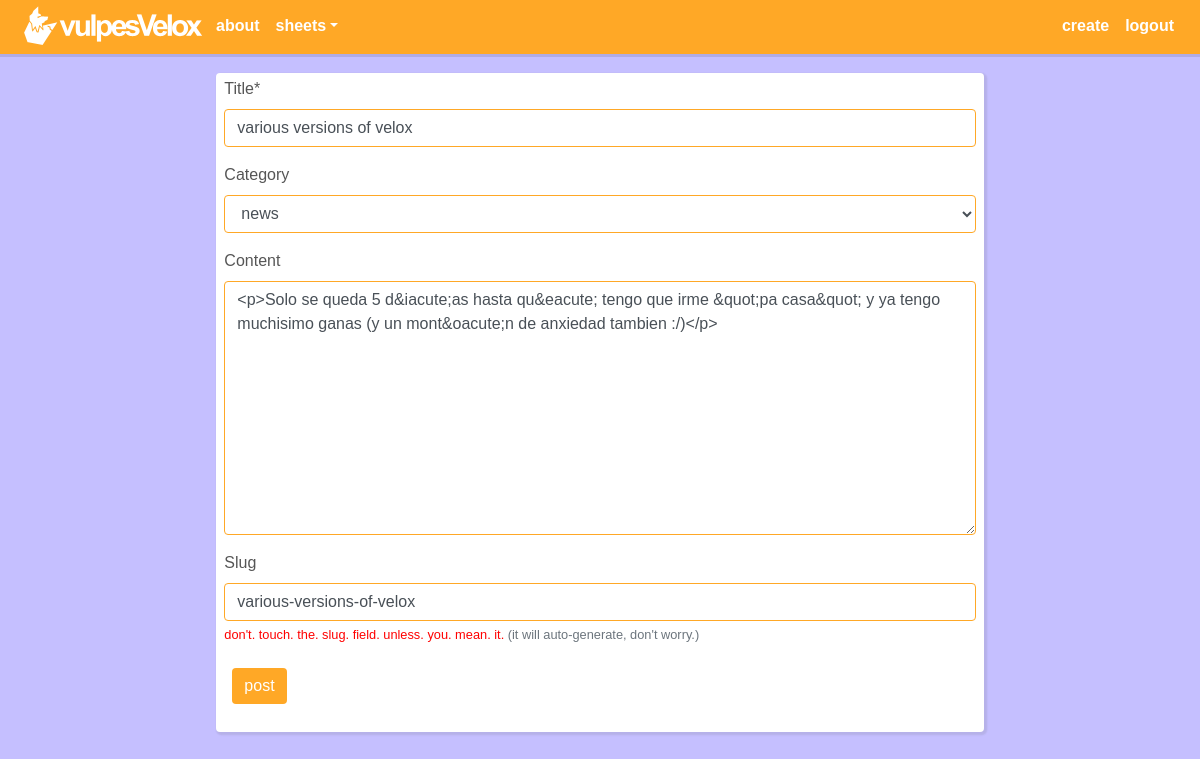
The page /post/various-versions-of-velox/update/ (signed in) on the database its author committed.
### blog/models.py (models this page shows, shortened)
class Post(models.Model):
    class Meta:
        ordering = ['category', '-date_posted']
    objects = CustomManager()
    author      = models.ForeignKey(User, on_delete=models.CASCADE)
    title       = models.CharField(max_length=60)
    category    = models.ForeignKey(Category, blank=True, null=True, on_delete=models.CASCADE)
    content     = RichTextUploadingField(
                                    external_plugin_resources=[(
                                        'youtube',
                                        '/static/ckeditor/ckeditor/plugins/youtube/',
                                        'plugin.js'
                                        )],
                                        blank=True,
                                        null=True,
                                    )
    date_posted = models.DateTimeField(default=timezone.now)
    updated     = models.DateTimeField(auto_now=True)
    slug        = models.SlugField(max_length=70, blank=True, null=True, help_text='<font color="red">don\'t. touch. the. slug. field. unless. you. mean. it.</font> (it will auto-generate, don\'t worry.)')

### blog/views.py (the view, shortened to what this page needs)
# urls.py: path('post/<slug:slug>/update/', PostUpdateView.as_view(), name='post-update'),
class PostUpdateView(LoginRequiredMixin, UserPassesTestMixin, UpdateView):
    form_class = PostCreateForm
    model = Post
    success_url = '/post/{slug}'
    def test_func(self):
        post = self.get_object()
        if self.request.user == post.author:
            return True
        return False

### blog/forms.py (shortened to what this page needs)
class PostCreateForm(forms.ModelForm):
    class Meta:
        model = Post
        fields = [
            'title',
            'category',
            'content',
            'slug'
        ]

### blog/models.py (called while the page is built)
    def __str__(self):
        return self.name

### blog/templates/blog/post_form.html (shortened to what this page needs)
{% extends 'vault/base.html' %}
{% load crispy_forms_tags %}
{% block content %}
  <div class="content-section">
    <form class="" method="POST">
        {{ form|crispy }}
      <div class="form-group">
        <button class="btn btn-secondary ml-2 mt-2 mr-2 mb-2" type="submit">post</button>
      </div>
    </form>
  </div>
{% endblock %}

### vault/static/main.css (style rules this page uses)
* { margin: 0; }
body { background: #c5bfff; margin-top: 4.1rem; }
div, p { color: #565656; font-family: arial; margin-top: 0px; }
.btn-secondary { background: #FFA826; color: #FFFFFF; border: none; box-shadow:none; }
.content-section { background: #FFFFFF; padding: 4px 8px 4px; border-radius: 4px; margin-top: 5px; margin-bottom: 5px; box-shadow: 0.1rem 0.1rem 0.1rem 0.1rem rgba(61, 61, 41, 0.1); }
.form-control { border-color: #FFA826; }

### rows shown on the page
Post: title "various versions of velox", category "news", content "<p>Solo se queda 5 d&iacute;as hasta qu&eacute; tengo que irme &quot;pa casa&quot; y ya tengo muchisimo ganas (y un mont&oacute;n de anxiedad tambien :/)</p>", slug "various-versions-of-velox"
